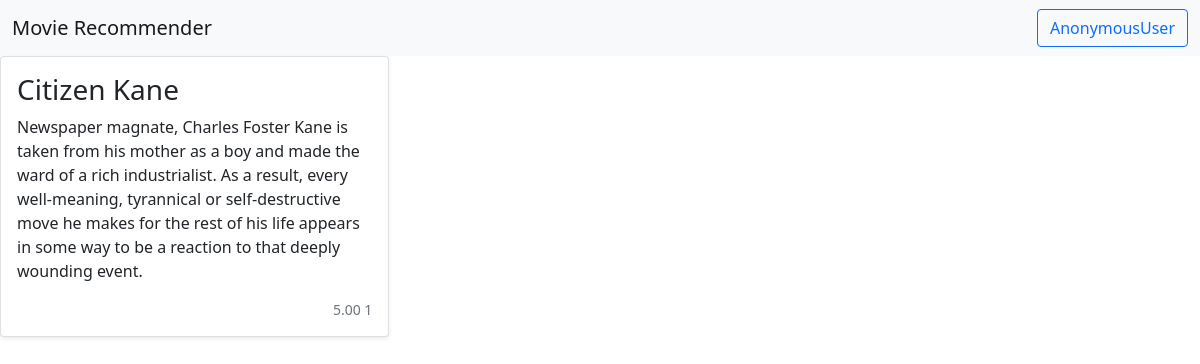
The app's page /movie/15/ with its own data.
### movies/models.py (models this page shows, shortened)
class Movie(models.Model):
    title = models.CharField(max_length=100)
    overview = models.TextField()
    release_date = models.DateField(auto_now=False, auto_now_add=False, blank=True, null=True)
    timestamp = models.DateTimeField(auto_now_add=True)
    rating = GenericRelation(Rating)
    rating_last_updated = models.DateField(auto_now=False, auto_now_add=False, blank=True, null=True)
    rating_avg = models.DecimalField(blank=True, null=True, max_digits=5, decimal_places=2)
    rating_count = models.IntegerField(blank=True, null=True)
    objects = MovieManager()
    def get_absolute_url(self):
        return reverse("movies:movie_detail", kwargs={"pk": self.pk})

### movies/views.py (the view)
class MovieDetailView(generic.DetailView):
    template_name = "movies/movie_detail.html"
    queryset = Movie.objects.all()
    def get_context_data(self, *args, **kwargs):
        context = super().get_context_data(*args, **kwargs)
        request = self.request
        user = request.user
        if user.is_authenticated:
            object = context["object"]
            object_ids = [object.id]
            my_ratings = user.rating_set.movies().as_object_dict(object_ids=object_ids)
            context["my_ratings"] = my_ratings
        return context

### ratings/context_processors.py (called while the page is built)
def ratings_choice(request):
    return {"ratings_choice": RatingChoice.values}

### templates/movies/movie_detail.html (shortened to what this page needs)
{% extends 'base.html' %}
{% block body %}
<div class="row row-cols-1 row-cols-sm-2 row-cols-md-3 g-3">
    <div class="col">
        <div class="card shadow-sm">
            <div class="card-body">
                <h3>{{ object.title }}</h3>
                <p class="card-text">{{ object.overview }}</p>
                <div class="d-flex justify-content-between align-items-center">
                    {% if object.rating_avg is not None %}
                    <small class="text-muted">{{ object.rating_avg }} {{ object.rating_count }}</small>
                    {% endif %}
                </div>
            </div>
        </div>
    </div>
</div>
{% endblock body %}

### records on screen
Movie: title "Citizen Kane", overview "Newspaper magnate, Charles Foster Kane is taken from his mother as a boy and made the ward of a rich industrialist. As a result, every well-meaning, tyrannical or self-destructive move he makes for the rest of his life appears in some way to be a reaction to that deeply wounding event.", rating_avg "5.00", rating_count "1"
